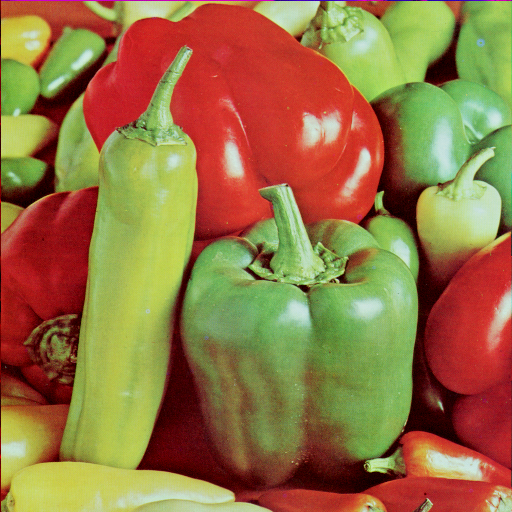
#> input picture convolution/4.2.07.tiff, 512 x 512 px
$ python filtering.py
#> lines starting #> are read from the running program, lines starting #| are printed output that depends on the picture; after the words box and inside, x2 and y2 are one past the last pixel; in counts of white or black regions, pixels touching at a corner belong together
#> further down, image is the input picture: shape (512, 512, 3); mean B, G, R 66.5, 115.6, 149.8
import cv2
import matplotlib.pyplot as plot
import numpy as np


def filter(image, kernel):
    result = np.zeros((np.shape(image)[0] - 2, np.shape(image)[1] - 2))

    for y in range(np.shape(result)[0]):
        for x in range(np.shape(result)[1]):
            # 画像の該当部分とカーネルのベクトルの内積を求めて新たな画像を作成します。
            result[y, x] = np.inner(image[y: y + 3, x: x + 3].flatten(), kernel.flatten())
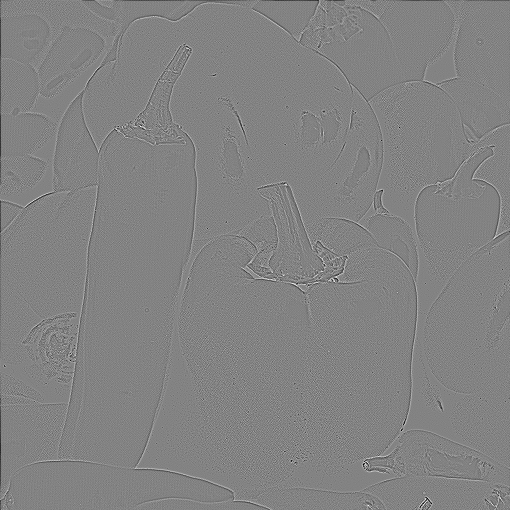
#> result: shape (510, 510) float64; min -586, max 554, mean -0.6; drawn with min black and max white

    result[result <   0] =   0  # noqa: E222
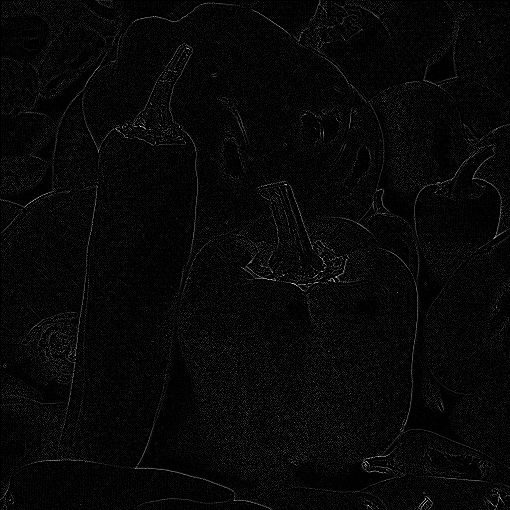
#> result: shape (510, 510) float64; min 0, max 554, mean 15.9; drawn with min black and max white
    result[result > 255] = 255
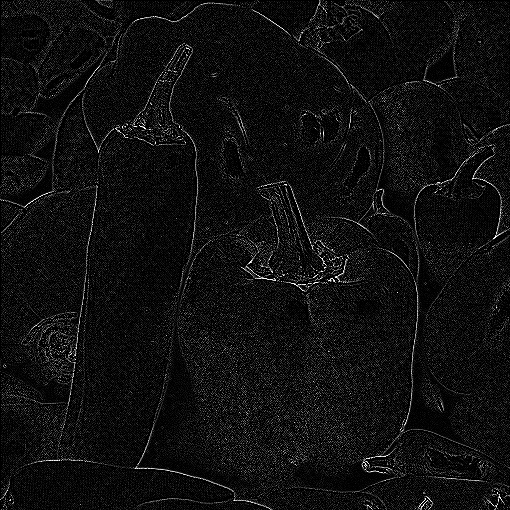
#> result: shape (510, 510) float64; 0.08% of pixels changed, all inside (x1, y1, x2, y2) = (7, 16, 502, 507)

    return result


image = cv2.imread('4.2.07.tiff')

plot.imshow(cv2.cvtColor(image, cv2.COLOR_BGR2RGB))
plot.show()

plot.imshow(filter(cv2.cvtColor(image, cv2.COLOR_RGB2GRAY), np.array([[0, 2, 0], [2, -8, 2], [0, 2, 0]])))
plot.show()
